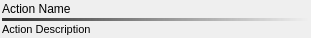
<?xml version="1.0" encoding="UTF-8"?>
<ui version="4.0">
 <class>MonsterActionFrame</class>
 <widget class="QFrame" name="MonsterActionFrame">
  <property name="geometry">
   <rect>
    <x>0</x>
    <y>0</y>
    <width>311</width>
    <height>35</height>
   </rect>
  </property>
  <property name="windowTitle">
   <string>Frame</string>
  </property>
  <property name="styleSheet">
   <string notr="true">background-image: url(:/img/data/parchment.jpg);</string>
  </property>
  <layout class="QVBoxLayout" name="verticalLayout">
   <property name="spacing">
    <number>2</number>
   </property>
   <property name="leftMargin">
    <number>2</number>
   </property>
   <property name="topMargin">
    <number>2</number>
   </property>
   <property name="rightMargin">
    <number>2</number>
   </property>
   <property name="bottomMargin">
    <number>2</number>
   </property>
   <item>
    <widget class="QLabel" name="lblName">
     <property name="font">
      <font>
       <pointsize>9</pointsize>
      </font>
     </property>
     <property name="text">
      <string>Action Name</string>
     </property>
    </widget>
   </item>
   <item>
    <widget class="Line" name="line_5">
     <property name="styleSheet">
      <string notr="true">background-color: qlineargradient(spread:pad, x1:0, y1:0, x2:1, y2:0, stop:0 rgba(50, 50, 50, 255), stop:1 rgba(50, 50, 50, 0));</string>
     </property>
     <property name="frameShadow">
      <enum>QFrame::Plain</enum>
     </property>
     <property name="lineWidth">
      <number>-1</number>
     </property>
     <property name="midLineWidth">
      <number>0</number>
     </property>
     <property name="orientation">
      <enum>Qt::Horizontal</enum>
     </property>
    </widget>
   </item>
   <item>
    <widget class="QLabel" name="lblDescription">
     <property name="sizePolicy">
      <sizepolicy hsizetype="Preferred" vsizetype="Preferred">
       <horstretch>0</horstretch>
       <verstretch>0</verstretch>
      </sizepolicy>
     </property>
     <property name="font">
      <font>
       <pointsize>8</pointsize>
      </font>
     </property>
     <property name="text">
      <string>Action Description</string>
     </property>
     <property name="alignment">
      <set>Qt::AlignLeading|Qt::AlignLeft|Qt::AlignTop</set>
     </property>
     <property name="wordWrap">
      <bool>true</bool>
     </property>
    </widget>
   </item>
  </layout>
 </widget>
 <resources/>
 <connections/>
</ui>
